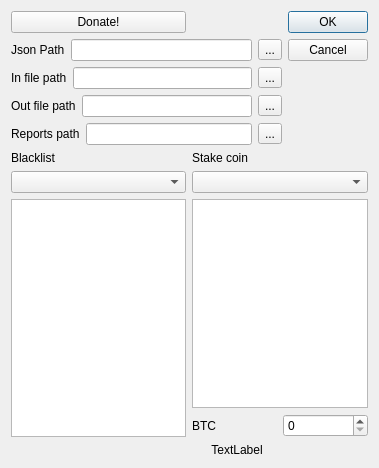
<?xml version="1.0" encoding="UTF-8"?>
<ui version="4.0">
 <class>settingsDialog</class>
 <widget class="QDialog" name="settingsDialog">
  <property name="geometry">
   <rect>
    <x>0</x>
    <y>0</y>
    <width>379</width>
    <height>468</height>
   </rect>
  </property>
  <property name="windowTitle">
   <string>Dialog</string>
  </property>
  <property name="windowIcon">
   <iconset resource="resources.qrc">
    <normaloff>:/new/icon/c_black.png</normaloff>:/new/icon/c_black.png</iconset>
  </property>
  <layout class="QGridLayout" name="gridLayout">
   <item row="0" column="0">
    <widget class="QPushButton" name="pushButton">
     <property name="text">
      <string>Donate!</string>
     </property>
    </widget>
   </item>
   <item row="0" column="2" rowspan="2">
    <widget class="QDialogButtonBox" name="buttonBox">
     <property name="orientation">
      <enum>Qt::Vertical</enum>
     </property>
     <property name="standardButtons">
      <set>QDialogButtonBox::Cancel|QDialogButtonBox::Ok</set>
     </property>
    </widget>
   </item>
   <item row="1" column="0" colspan="2">
    <layout class="QHBoxLayout" name="horizontalLayout">
     <item>
      <widget class="QLabel" name="jsonpath">
       <property name="text">
        <string>Json Path</string>
       </property>
      </widget>
     </item>
     <item>
      <widget class="QLineEdit" name="jsonpathstring"/>
     </item>
     <item>
      <widget class="QToolButton" name="selectJsonFile">
       <property name="text">
        <string>...</string>
       </property>
      </widget>
     </item>
    </layout>
   </item>
   <item row="2" column="0" colspan="2">
    <layout class="QHBoxLayout" name="horizontalLayout_4">
     <item>
      <widget class="QLabel" name="label_2">
       <property name="text">
        <string>In file path</string>
       </property>
      </widget>
     </item>
     <item>
      <widget class="QLineEdit" name="cryptolistread"/>
     </item>
     <item>
      <widget class="QToolButton" name="toolcryptolistread">
       <property name="text">
        <string>...</string>
       </property>
      </widget>
     </item>
    </layout>
   </item>
   <item row="3" column="0" colspan="2">
    <layout class="QHBoxLayout" name="horizontalLayout_2">
     <item>
      <widget class="QLabel" name="label">
       <property name="text">
        <string>Out file path</string>
       </property>
      </widget>
     </item>
     <item>
      <widget class="QLineEdit" name="cryptolistwrite"/>
     </item>
     <item>
      <widget class="QToolButton" name="toolcryptolistwrite">
       <property name="text">
        <string>...</string>
       </property>
      </widget>
     </item>
    </layout>
   </item>
   <item row="4" column="0" colspan="2">
    <layout class="QHBoxLayout" name="horizontalLayout_3">
     <item>
      <widget class="QLabel" name="label_3">
       <property name="text">
        <string>Reports path</string>
       </property>
      </widget>
     </item>
     <item>
      <widget class="QLineEdit" name="reportPath"/>
     </item>
     <item>
      <widget class="QToolButton" name="toolReportPath">
       <property name="text">
        <string>...</string>
       </property>
      </widget>
     </item>
    </layout>
   </item>
   <item row="5" column="0">
    <layout class="QVBoxLayout" name="verticalLayout_2">
     <item>
      <widget class="QLabel" name="label_4">
       <property name="text">
        <string>Blacklist</string>
       </property>
      </widget>
     </item>
     <item>
      <widget class="QComboBox" name="exchanges"/>
     </item>
     <item>
      <widget class="QTextEdit" name="blacklist"/>
     </item>
    </layout>
   </item>
   <item row="5" column="1" colspan="2">
    <layout class="QVBoxLayout" name="verticalLayout">
     <item>
      <widget class="QLabel" name="label_6">
       <property name="text">
        <string>Stake coin</string>
       </property>
      </widget>
     </item>
     <item>
      <widget class="QComboBox" name="maincoins"/>
     </item>
     <item>
      <widget class="QTextEdit" name="maincoinslist"/>
     </item>
     <item>
      <layout class="QHBoxLayout" name="horizontalLayout_5">
       <item>
        <widget class="QLabel" name="stake_coin">
         <property name="text">
          <string>BTC</string>
         </property>
        </widget>
       </item>
       <item>
        <widget class="QSpinBox" name="stake_coin_price">
         <property name="maximum">
          <number>1000000</number>
         </property>
        </widget>
       </item>
      </layout>
     </item>
    </layout>
   </item>
   <item row="6" column="1">
    <widget class="QLabel" name="message">
     <property name="text">
      <string>TextLabel</string>
     </property>
     <property name="alignment">
      <set>Qt::AlignCenter</set>
     </property>
    </widget>
   </item>
  </layout>
 </widget>
 <tabstops>
  <tabstop>jsonpathstring</tabstop>
  <tabstop>selectJsonFile</tabstop>
  <tabstop>cryptolistread</tabstop>
  <tabstop>toolcryptolistread</tabstop>
  <tabstop>cryptolistwrite</tabstop>
  <tabstop>toolcryptolistwrite</tabstop>
  <tabstop>reportPath</tabstop>
  <tabstop>toolReportPath</tabstop>
  <tabstop>exchanges</tabstop>
  <tabstop>blacklist</tabstop>
  <tabstop>maincoins</tabstop>
  <tabstop>maincoinslist</tabstop>
 </tabstops>
 <resources>
  <include location="resources.qrc"/>
 </resources>
 <connections>
  <connection>
   <sender>buttonBox</sender>
   <signal>accepted()</signal>
   <receiver>settingsDialog</receiver>
   <slot>accept()</slot>
   <hints>
    <hint type="sourcelabel">
     <x>290</x>
     <y>70</y>
    </hint>
    <hint type="destinationlabel">
     <x>157</x>
     <y>274</y>
    </hint>
   </hints>
  </connection>
  <connection>
   <sender>buttonBox</sender>
   <signal>rejected()</signal>
   <receiver>settingsDialog</receiver>
   <slot>reject()</slot>
   <hints>
    <hint type="sourcelabel">
     <x>316</x>
     <y>70</y>
    </hint>
    <hint type="destinationlabel">
     <x>286</x>
     <y>274</y>
    </hint>
   </hints>
  </connection>
 </connections>
</ui>
